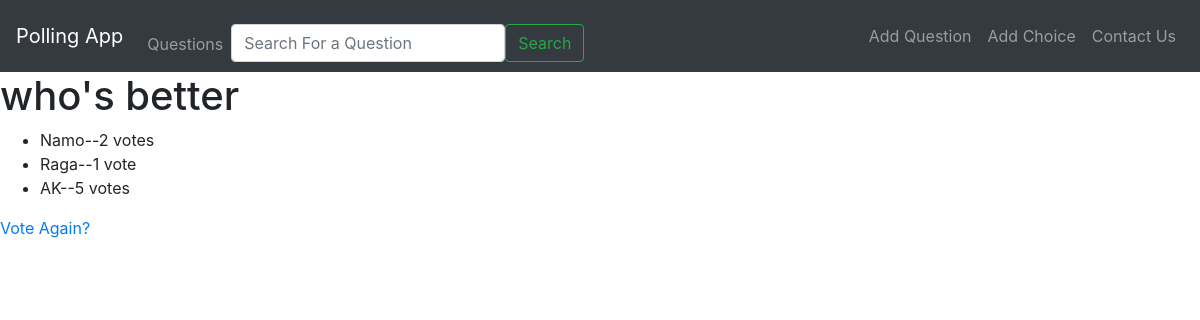
The app's page /polls/2/results/ with its own data.
### polls/models.py (models this page shows, shortened)
class Question(models.Model):
    question_text= models.CharField(max_length=200)
    pub_date= models.DateTimeField('date published')

class Choice(models.Model):
    question= models.ForeignKey(Question, on_delete=models.CASCADE)
    choice_text= models.CharField('choice text',max_length=200)
    votes= models.IntegerField(default=0)

### polls/views.py (the view)
# urls.py: path('<int:pk>/results/', views.ResultsView.as_view(), name='results'),
class ResultsView(generic.DetailView):
    model=Question
    template_name='polls/results.html'

### polls/templates/polls/results.html (shortened to what this page needs)
{% extends 'polls/base.html' %}
{% block content %}
<h1>{{ question.question_text }}</h1>
<ul>
    {% for choice in question.choice_set.all %}
    <li>{{ choice.choice_text }}--{{ choice.votes }} vote{{ choice.votes|pluralize }}</li>
    {% endfor %}
</ul>
<a href="{% url 'polls:detail' question.id %}">Vote Again?</a>
{% endblock %}

### records on screen
Question: question_text "who's better"
Choice: choice_text "Namo", votes "2"
Choice: choice_text "Raga", votes "1"
Choice: choice_text "AK", votes "5"
